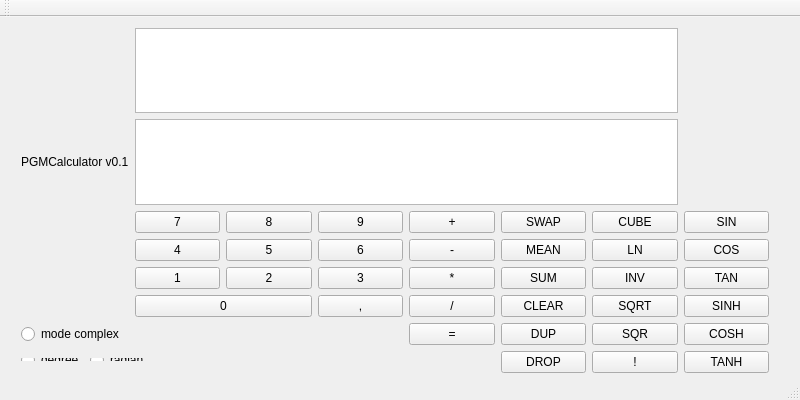
<?xml version="1.0" encoding="UTF-8"?>
<ui version="4.0">
 <class>MainWindow</class>
 <widget class="QMainWindow" name="MainWindow">
  <property name="geometry">
   <rect>
    <x>0</x>
    <y>0</y>
    <width>800</width>
    <height>400</height>
   </rect>
  </property>
  <property name="minimumSize">
   <size>
    <width>750</width>
    <height>400</height>
   </size>
  </property>
  <property name="maximumSize">
   <size>
    <width>1000</width>
    <height>400</height>
   </size>
  </property>
  <property name="baseSize">
   <size>
    <width>750</width>
    <height>400</height>
   </size>
  </property>
  <property name="windowTitle">
   <string>MainWindow</string>
  </property>
  <widget class="QWidget" name="centralWidget">
   <widget class="QWidget" name="gridLayoutWidget">
    <property name="geometry">
     <rect>
      <x>10</x>
      <y>0</y>
      <width>770</width>
      <height>395</height>
     </rect>
    </property>
    <layout class="QGridLayout" name="gridLayout">
     <item row="6" column="1" colspan="2">
      <widget class="QPushButton" name="Button0">
       <property name="text">
        <string>0</string>
       </property>
      </widget>
     </item>
     <item row="5" column="1">
      <widget class="QPushButton" name="Button1">
       <property name="text">
        <string>1</string>
       </property>
      </widget>
     </item>
     <item row="5" column="2">
      <widget class="QPushButton" name="Button2">
       <property name="text">
        <string>2</string>
       </property>
      </widget>
     </item>
     <item row="2" column="1">
      <widget class="QPushButton" name="Button7">
       <property name="text">
        <string>7</string>
       </property>
      </widget>
     </item>
     <item row="4" column="1">
      <widget class="QPushButton" name="Button4">
       <property name="text">
        <string>4</string>
       </property>
      </widget>
     </item>
     <item row="4" column="2">
      <widget class="QPushButton" name="Button5">
       <property name="text">
        <string>5</string>
       </property>
      </widget>
     </item>
     <item row="5" column="3">
      <widget class="QPushButton" name="Button3">
       <property name="text">
        <string>3</string>
       </property>
      </widget>
     </item>
     <item row="6" column="3">
      <widget class="QPushButton" name="ButtonPoint">
       <property name="text">
        <string>,</string>
       </property>
      </widget>
     </item>
     <item row="4" column="3">
      <widget class="QPushButton" name="Button6">
       <property name="text">
        <string>6</string>
       </property>
      </widget>
     </item>
     <item row="2" column="2">
      <widget class="QPushButton" name="Button8">
       <property name="text">
        <string>8</string>
       </property>
      </widget>
     </item>
     <item row="2" column="3">
      <widget class="QPushButton" name="Button9">
       <property name="text">
        <string>9</string>
       </property>
      </widget>
     </item>
     <item row="2" column="5">
      <widget class="QPushButton" name="Buttonswap">
       <property name="text">
        <string>SWAP</string>
       </property>
      </widget>
     </item>
     <item row="4" column="5">
      <widget class="QPushButton" name="Buttonmean">
       <property name="text">
        <string>MEAN</string>
       </property>
      </widget>
     </item>
     <item row="5" column="5">
      <widget class="QPushButton" name="Buttonsum">
       <property name="text">
        <string>SUM</string>
       </property>
      </widget>
     </item>
     <item row="6" column="5">
      <widget class="QPushButton" name="Buttonclear">
       <property name="text">
        <string>CLEAR</string>
       </property>
      </widget>
     </item>
     <item row="7" column="5">
      <widget class="QPushButton" name="Buttondup">
       <property name="text">
        <string>DUP</string>
       </property>
      </widget>
     </item>
     <item row="8" column="5">
      <widget class="QPushButton" name="Buttondrop">
       <property name="text">
        <string>DROP</string>
       </property>
      </widget>
     </item>
     <item row="2" column="6">
      <widget class="QPushButton" name="Buttoncube">
       <property name="text">
        <string>CUBE</string>
       </property>
      </widget>
     </item>
     <item row="4" column="6">
      <widget class="QPushButton" name="Buttonln">
       <property name="text">
        <string>LN</string>
       </property>
      </widget>
     </item>
     <item row="5" column="6">
      <widget class="QPushButton" name="Buttoninv">
       <property name="text">
        <string>INV</string>
       </property>
      </widget>
     </item>
     <item row="6" column="6">
      <widget class="QPushButton" name="Buttonsqrt">
       <property name="text">
        <string>SQRT</string>
       </property>
      </widget>
     </item>
     <item row="7" column="6">
      <widget class="QPushButton" name="Buttonsqr">
       <property name="text">
        <string>SQR</string>
       </property>
      </widget>
     </item>
     <item row="8" column="6">
      <widget class="QPushButton" name="Buttonfact">
       <property name="text">
        <string>!</string>
       </property>
      </widget>
     </item>
     <item row="2" column="4">
      <widget class="QPushButton" name="Buttonplus">
       <property name="text">
        <string>+</string>
       </property>
      </widget>
     </item>
     <item row="4" column="4">
      <widget class="QPushButton" name="Buttonmoin">
       <property name="text">
        <string>-</string>
       </property>
      </widget>
     </item>
     <item row="5" column="4">
      <widget class="QPushButton" name="Buttonmultiplier">
       <property name="text">
        <string>*</string>
       </property>
      </widget>
     </item>
     <item row="6" column="4">
      <widget class="QPushButton" name="Buttondiviser">
       <property name="text">
        <string>/</string>
       </property>
      </widget>
     </item>
     <item row="2" column="7">
      <widget class="QPushButton" name="Buttonsin">
       <property name="text">
        <string>SIN</string>
       </property>
      </widget>
     </item>
     <item row="4" column="7">
      <widget class="QPushButton" name="Buttoncos">
       <property name="text">
        <string>COS</string>
       </property>
      </widget>
     </item>
     <item row="5" column="7">
      <widget class="QPushButton" name="Buttontan">
       <property name="text">
        <string>TAN</string>
       </property>
      </widget>
     </item>
     <item row="6" column="7">
      <widget class="QPushButton" name="Buttonsinh">
       <property name="text">
        <string>SINH</string>
       </property>
      </widget>
     </item>
     <item row="7" column="7">
      <widget class="QPushButton" name="Buttoncosh">
       <property name="text">
        <string>COSH</string>
       </property>
      </widget>
     </item>
     <item row="8" column="7">
      <widget class="QPushButton" name="Buttontanh">
       <property name="text">
        <string>TANH</string>
       </property>
      </widget>
     </item>
     <item row="7" column="0">
      <widget class="QRadioButton" name="radioButtoncomplex">
       <property name="text">
        <string>mode complex</string>
       </property>
      </widget>
     </item>
     <item row="1" column="1" colspan="6">
      <widget class="QTextBrowser" name="resultdisplay"/>
     </item>
     <item row="0" column="1" colspan="6">
      <widget class="QTextBrowser" name="piledisplay"/>
     </item>
     <item row="1" column="0">
      <widget class="QLabel" name="label">
       <property name="text">
        <string>PGMCalculator v0.1</string>
       </property>
      </widget>
     </item>
     <item row="7" column="4">
      <widget class="QPushButton" name="Buttonegale">
       <property name="text">
        <string>=</string>
       </property>
      </widget>
     </item>
     <item row="9" column="5">
      <widget class="QPushButton" name="Buttonpow">
       <property name="text">
        <string>POW</string>
       </property>
      </widget>
     </item>
     <item row="9" column="6">
      <widget class="QPushButton" name="Buttonmod">
       <property name="text">
        <string>%</string>
       </property>
      </widget>
     </item>
    </layout>
   </widget>
   <widget class="QWidget" name="formLayoutWidget_5">
    <property name="geometry">
     <rect>
      <x>10</x>
      <y>330</y>
      <width>160</width>
      <height>25</height>
     </rect>
    </property>
    <layout class="QFormLayout" name="formLayout_5">
     <property name="fieldGrowthPolicy">
      <enum>QFormLayout::AllNonFixedFieldsGrow</enum>
     </property>
     <item row="0" column="0">
      <widget class="QRadioButton" name="radioButtondegree">
       <property name="text">
        <string>degree</string>
       </property>
      </widget>
     </item>
     <item row="0" column="1">
      <widget class="QRadioButton" name="radioButtonradian">
       <property name="text">
        <string>radian</string>
       </property>
      </widget>
     </item>
    </layout>
   </widget>
  </widget>
  <widget class="QToolBar" name="mainToolBar">
   <attribute name="toolBarArea">
    <enum>TopToolBarArea</enum>
   </attribute>
   <attribute name="toolBarBreak">
    <bool>false</bool>
   </attribute>
  </widget>
  <widget class="QStatusBar" name="statusBar"/>
 </widget>
 <layoutdefault spacing="6" margin="11"/>
 <resources/>
 <connections/>
</ui>
